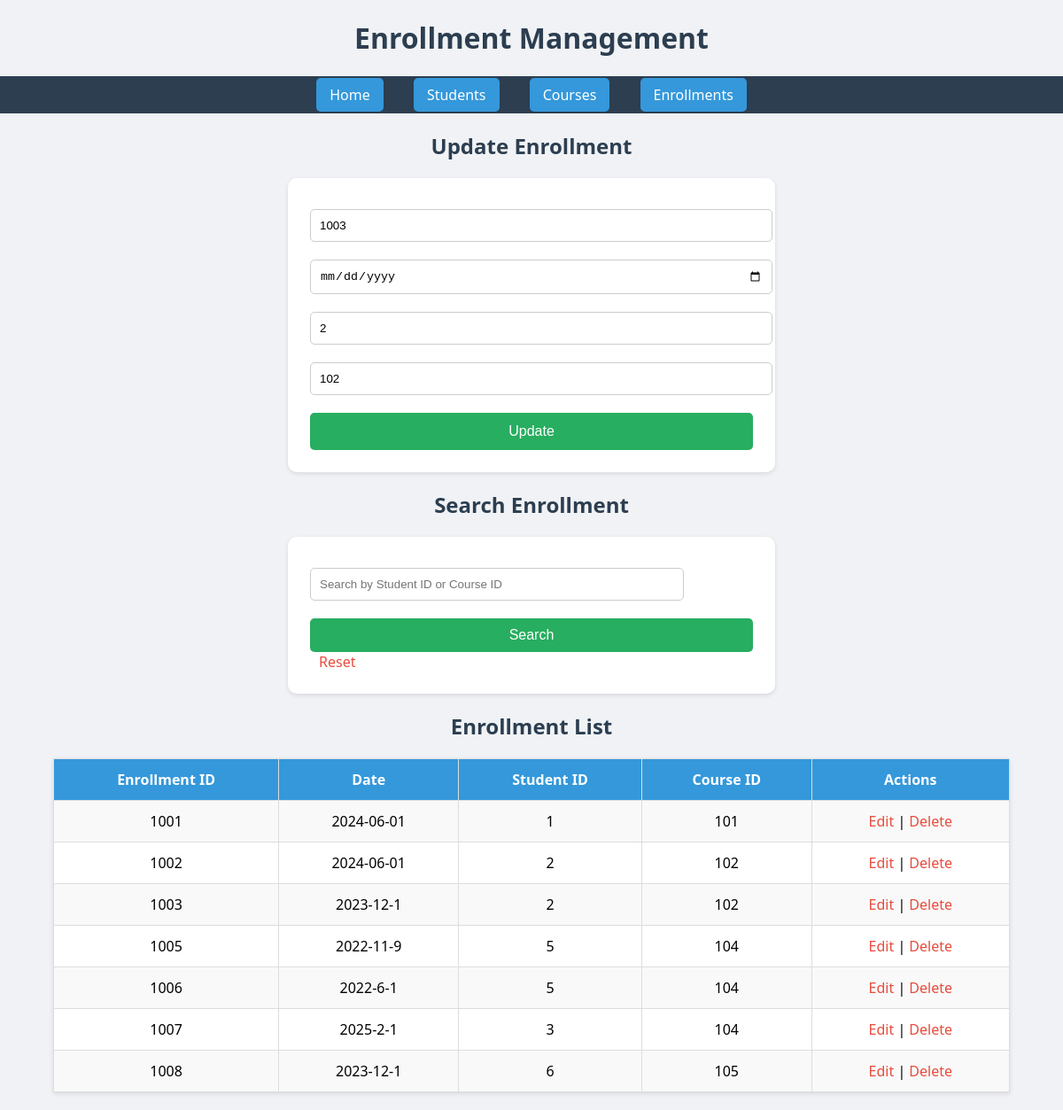
/enrollment.php?edit=1003, run on the app's committed database.
### tables this page shows
CREATE TABLE `enrollment` (
  `ENROLLMENTID` int(11) NOT NULL,
  `ENROLLMENT_DATE` varchar(255) DEFAULT NULL,
  `STUDENTID` int(11) DEFAULT NULL,
  `COURSEID` int(11) DEFAULT NULL
);

### enrollment.php (the view, shortened to what this page needs)
<?php
include 'db.php';
$update = false;
$enrollment_id = "";
$enrollment_date = "";
$student_id = "";
$course_id = "";
if (isset($_GET['edit'])) {
    $enrollment_id = $_GET['edit'];
    $update = true;
    $result = $conn->query("SELECT * FROM ENROLLMENT WHERE ENROLLMENTID=$enrollment_id") or die($conn->error);
    if ($result->num_rows == 1) {
        $row = $result->fetch_assoc();
        $enrollment_id = $row['ENROLLMENTID'];
        $enrollment_date = $row['ENROLLMENT_DATE'];
        $student_id = $row['STUDENTID'];
        $course_id = $row['COURSEID'];
    }
}
?>
<!DOCTYPE html>
<html>
<head>
    <link rel="stylesheet" href="style.css">
</head>
<body>
<h1>Enrollment Management</h1>
<nav>
    <a href="index.php">Home</a>
    <a href="student.php">Students</a>
    <a href="course.php">Courses</a>
    <a href="enrollment.php">Enrollments</a>
</nav>
<h2><?php echo $update ? "Update Enrollment" : "Add New Enrollment"; ?></h2>
<form method="post" action="enrollment.php">
    <input type="number" name="enrollment_id" placeholder="Enrollment ID" value="<?php echo $enrollment_id; ?>" required <?php if($update) echo "readonly"; ?>>
    <input type="date" name="enrollment_date" value="<?php echo $enrollment_date; ?>" required>
    <input type="number" name="student_id" placeholder="Student ID" value="<?php echo $student_id; ?>" required>
    <input type="number" name="course_id" placeholder="Course ID" value="<?php echo $course_id; ?>" required>
    <input type="submit" name="<?php echo $update ? "update" : "save"; ?>" value="<?php echo $update ? "Update" : "Save"; ?>">
</form>
<h2>Search Enrollment</h2>
<form method="get" action="enrollment.php" style="max-width: 500px; margin: 20px auto;">
    <input type="text" name="search" placeholder="Search by Student ID or Course ID" style="width: 80%; padding: 10px;">
    <input type="submit" value="Search" style="padding: 10px;">
    <a href="enrollment.php" style="margin-left: 10px; text-decoration: none;">Reset</a>
</form>
<h2>Enrollment List</h2>
<table>
    <tr>
        <th>Enrollment ID</th>
        <th>Date</th>
        <th>Student ID</th>
        <th>Course ID</th>
        <th>Actions</th>
    </tr>
    <?php
    if (isset($_GET['search'])) {
        $search = $conn->real_escape_string($_GET['search']);
        $result = $conn->query("SELECT * FROM ENROLLMENT WHERE STUDENTID LIKE '%$search%' OR COURSEID LIKE '%$search%'") or die($conn->error);
    } else {
        $result = $conn->query("SELECT * FROM ENROLLMENT") or die($conn->error);
    }
    while ($row = $result->fetch_assoc()):
    ?>
    <tr>
        <td><?php echo $row['ENROLLMENTID']; ?></td>
        <td><?php echo $row['ENROLLMENT_DATE']; ?></td>
        <td><?php echo $row['STUDENTID']; ?></td>
        <td><?php echo $row['COURSEID']; ?></td>
        <td>
            <a href="enrollment.php?edit=<?php echo $row['ENROLLMENTID']; ?>">Edit</a> |
            <a href="enrollment.php?delete=<?php echo $row['ENROLLMENTID']; ?>" onclick="return confirm('Are you sure?')">Delete</a>
        </td>
    </tr>
    <?php endwhile; ?>
</table>
</body>
</html>

### style.css (style rules this page uses)
body { font-family: 'Segoe UI', Tahoma, Geneva, Verdana, sans-serif; background-color: #f0f2f5; margin: 0; padding: 0; }
h1, h2 { text-align: center; color: #2c3e50; }
nav { background-color: #2c3e50; padding: 10px 20px; text-align: center; }
nav a { color: white; text-decoration: none; margin: 0 15px; font-size: 16px; padding: 8px 15px; background-color: #3498db; border-radius: 5px; transition: background 0.3s ease; }
form { max-width: 500px; margin: 20px auto; background: #fff; padding: 25px; border-radius: 10px; box-shadow: 0px 2px 5px rgba(0,0,0,0.1); }
form input[type="text"], form input[type="email"], form input[type="number"], form input[type="date"], form select { width: 100%; padding: 10px; margin: 10px 0; border-radius: 5px; border: 1px solid #ccc; }
form input[type="submit"] { width: 100%; padding: 12px; background-color: #27ae60; border: none; color: white; font-size: 16px; border-radius: 5px; cursor: pointer; margin-top: 10px; }
table { width: 90%; margin: 20px auto; border-collapse: collapse; background: white; box-shadow: 0px 2px 5px rgba(0,0,0,0.1); }
table, th, td { border: 1px solid #ddd; }
th, td { padding: 12px; text-align: center; }
th { background-color: #3498db; color: white; }
tr:nth-child(even) { background-color: #f9f9f9; }
a { color: #e74c3c; text-decoration: none; }

### data on the page
enrollment: enrollment_id "1003", student_id "2", course_id "102", ENROLLMENTID "1003", ENROLLMENT_DATE "2023-12-1", STUDENTID "2", COURSEID "102"
enrollment: ENROLLMENTID "1001", ENROLLMENT_DATE "2024-06-01", STUDENTID "1", COURSEID "101"
enrollment: ENROLLMENTID "1002", ENROLLMENT_DATE "2024-06-01", STUDENTID "2", COURSEID "102"
enrollment: ENROLLMENTID "1005", ENROLLMENT_DATE "2022-11-9", STUDENTID "5", COURSEID "104"
enrollment: ENROLLMENTID "1006", ENROLLMENT_DATE "2022-6-1", STUDENTID "5", COURSEID "104"
enrollment: ENROLLMENTID "1007", ENROLLMENT_DATE "2025-2-1", STUDENTID "3", COURSEID "104"
enrollment: ENROLLMENTID "1008", ENROLLMENT_DATE "2023-12-1", STUDENTID "6", COURSEID "105"
